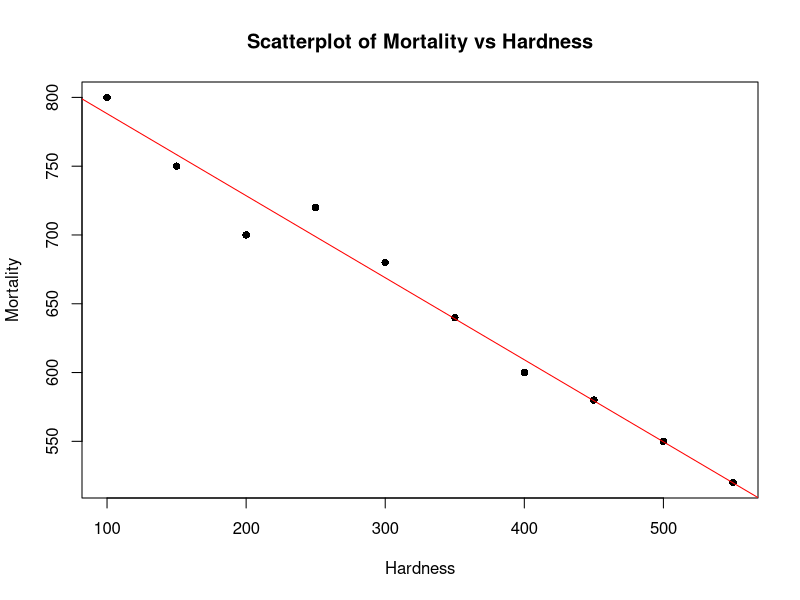

R code for this plot:
# Create a mock dataset similar to 'water'
water <- data.frame(
  hardness = c(100, 150, 200, 250, 300, 350, 400, 450, 500, 550),
  mortality = c(800, 750, 700, 720, 680, 640, 600, 580, 550, 520)
)

# Check the structure of the dataset
str(water)

# Plot the relationship between 'mortality' and 'hardness'
plot(water$hardness, water$mortality, 
     xlab = "Hardness", ylab = "Mortality", 
     main = "Scatterplot of Mortality vs Hardness", 
     pch = 16)

# Fit a linear regression model
model <- lm(mortality ~ hardness, data = water)

# Add the regression line to the plot
abline(model, col = "red")

# Display the summary of the model
summary(model)

# Predict mortality for hardness = 88
predicted_mortality <- predict(model, newdata = data.frame(hardness = 88))

# Print the predicted mortality
print(predicted_mortality)